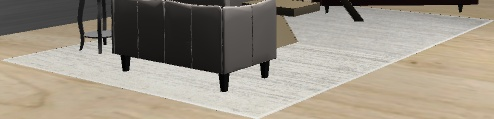
#> input picture task4/generate/generagefeature/otherviewimage/AreaRug_modified_wayfair_assets_AreaRug_AreaRug_MROW8373_v6_LOD2__1__wayfair_store_11_3.jpg, 494 x 119 px; its folder holds 2 pictures in this run
$ python rsize.py ../../task4/generate/generagefeature/otherviewimage ../../task4/generate/generagefeature/otherviewimage/Bed_modified_wayfair_assets_Bed_Bed_ALCT1694_wayfair_store_13_6.jpg
#> lines starting #> are read from the running program, lines starting #| are printed output that depends on the picture
import cv2
import os
import sys

def resize(load_dir, save_dir, size):
#> called with size = 84
    if not os.path.exists(save_dir):
        os.makedirs(save_dir)
    for jpg in os.listdir(load_dir):
        # i = png.split('.')[0]
        img = cv2.imread(os.path.join(load_dir, jpg))
#> img is the input picture: shape (119, 494, 3); mean B, G, R 132.3, 146, 154.6
        img = cv2.resize(img, (size, size))
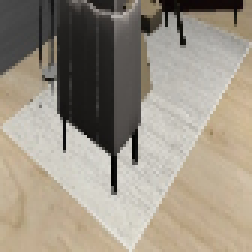
#> img: shape (84, 84, 3) (shown 3 times larger); mean B, G, R 132.5, 146.3, 154.9
        cv2.imwrite(os.path.join(save_dir, jpg), img)
#> pass 2 of the loop in resize, `for jpg in os.listdir(load_dir):`:
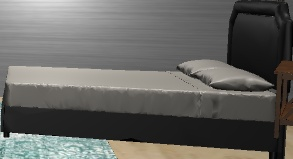
#> input picture task4/generate/generagefeature/otherviewimage/Bed_modified_wayfair_assets_Bed_Bed_ALCT1694_wayfair_store_13_6.jpg, 293 x 159 px
#> in resize, img is the input picture: shape (159, 293, 3); mean B, G, R 97, 100.7, 101.3
#> in resize, `img = cv2.resize(img, (size, size))`:
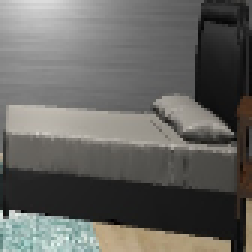
#> img: shape (84, 84, 3) (shown 3 times larger); mean B, G, R 96.7, 100.4, 101

resize(sys.argv[1],sys.argv[2],84)
